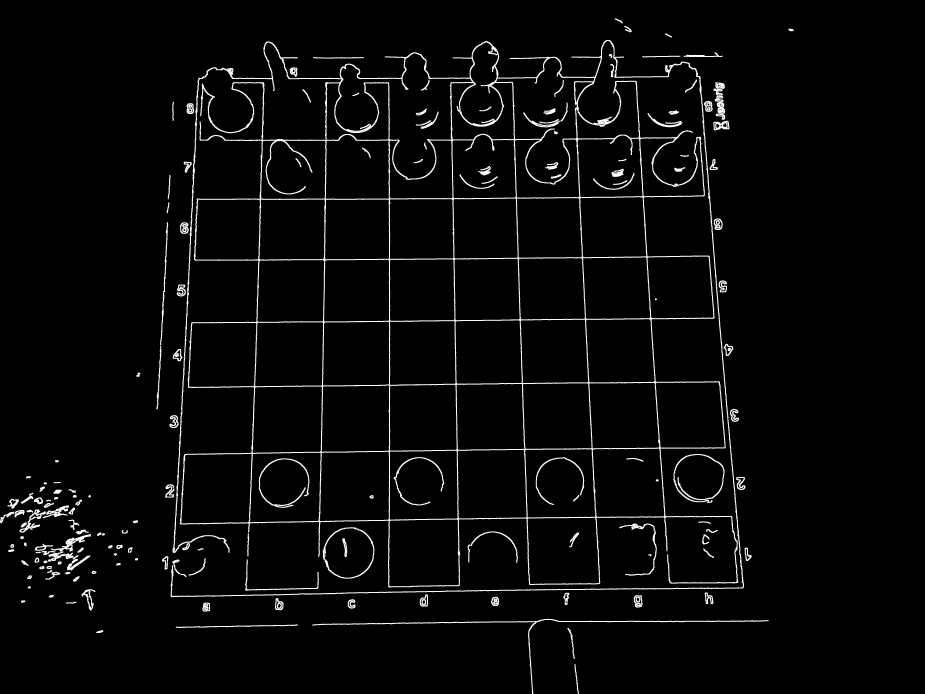
#> input picture examples/dilated.jpg, 4624 x 3468 px (shown at 1/5 size)
$ python edge_detection_v2.py examples/dilated.jpg
#> lines starting #> are read from the running program, lines starting #| are printed output that depends on the picture; after the words box and inside, x2 and y2 are one past the last pixel; in counts of white or black regions, pixels touching at a corner belong together
import cv2
import numpy as np
import argparse

def wait_key():
    # Esperar por uma tecla ou fechar a janela após 30 segundos
    if cv2.waitKey(30000) & 0xFF == ord('q'):
        pass

# Configurar o parser de argumentos
parser = argparse.ArgumentParser(description="Detecção de linhas em uma imagem de tabuleiro de xadrez.")
parser.add_argument("imagem_caminho", type=str, help="Caminho para a imagem do tabuleiro de xadrez.")
args = parser.parse_args()

# Carregar a imagem
img = cv2.imread(args.imagem_caminho)
#> img is the input picture: shape (3468, 4624, 3); min 0, max 255, mean 8.1

# Verificar se a imagem foi carregada corretamente
if img is None:
    print(f"Erro: Não foi possível carregar a imagem '{args.imagem_caminho}'")
else:
    cv2.namedWindow("output", cv2.WINDOW_NORMAL)

    # Converter para escala de cinza
    gray = cv2.cvtColor(img, cv2.COLOR_BGR2GRAY)

    # Aplicar filtro de mediana para reduzir ruído
    # median_blurred = cv2.medianBlur(gray, 7)

    # Aplicar filtro Gaussian para suavizar ainda mais a imagem
    blurred = cv2.GaussianBlur(gray, (7, 7), 0)

    # Aplicar operação morfológica (closing) para remover pequenos buracos e sombras
    kernel = np.ones((5, 5), np.uint8)
    morphed = cv2.morphologyEx(blurred, cv2.MORPH_CLOSE, kernel)

    # Detectar as bordas usando Canny
    edges = cv2.Canny(morphed, 50, 150, apertureSize=3, L2gradient=True)
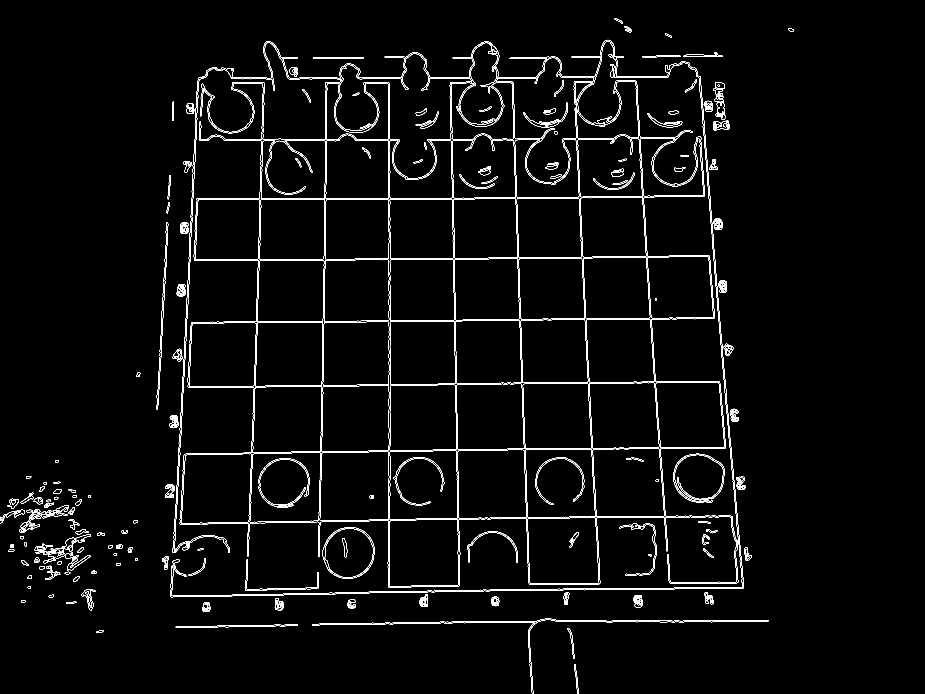
#> edges: shape (3468, 4624) (shown at 1/5 size); 1.1% white in thin lines or dots, all inside (x1, y1, x2, y2) = (0, 92, 3968, 3468)

    # Aplicar dilatação para fechar pequenas lacunas nas bordas
    kernel = np.ones((3, 3), np.uint8)
    dilated = cv2.dilate(edges, kernel, iterations=2)  # Aumentar a iteração para fechar mais lacunas
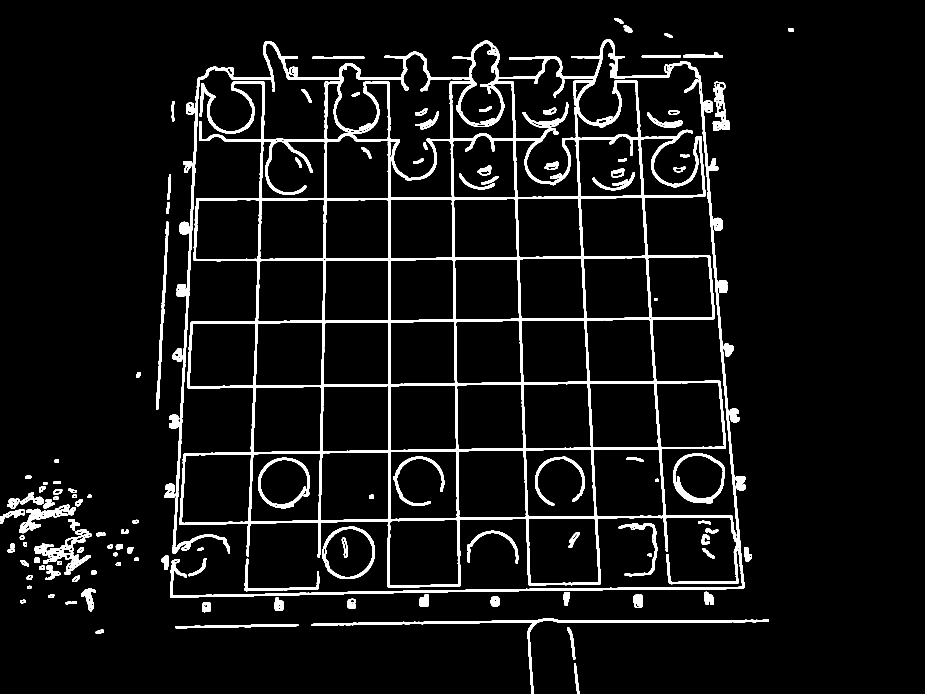
#> dilated: shape (3468, 4624) (shown at 1/5 size); 5.7% white; 144 white regions, largest, box (x1, y1, x2, y2) and area: (850, 197, 3722, 2988) 629690, (1559, 3092, 3845, 3468) 27645, (172, 2668, 457, 2854) 13814

    # Aplicar Transformada de Hough para detectar as linhas
    lines = cv2.HoughLinesP(dilated, 1, np.pi / 180, threshold=100, minLineLength=100, maxLineGap=20)
#> lines = 1002 rows, first 6: [1943, 2965, 1943, 386], [851, 2981, 3410, 2937], [871, 2619, 3136, 2580], [1233, 2980, 1323, 387], [2256, 385, 2293, 2506], [1232, 2980, 1301, 1006]

    # Verificar se linhas foram detectadas
    if lines is not None:
        # Desenhar as linhas detectadas na imagem original
        for line in lines:
            x1, y1, x2, y2 = line[0]
            cv2.line(img, (x1, y1), (x2, y2), (0, 255, 0), 2)
#> this loop made 1002 passes
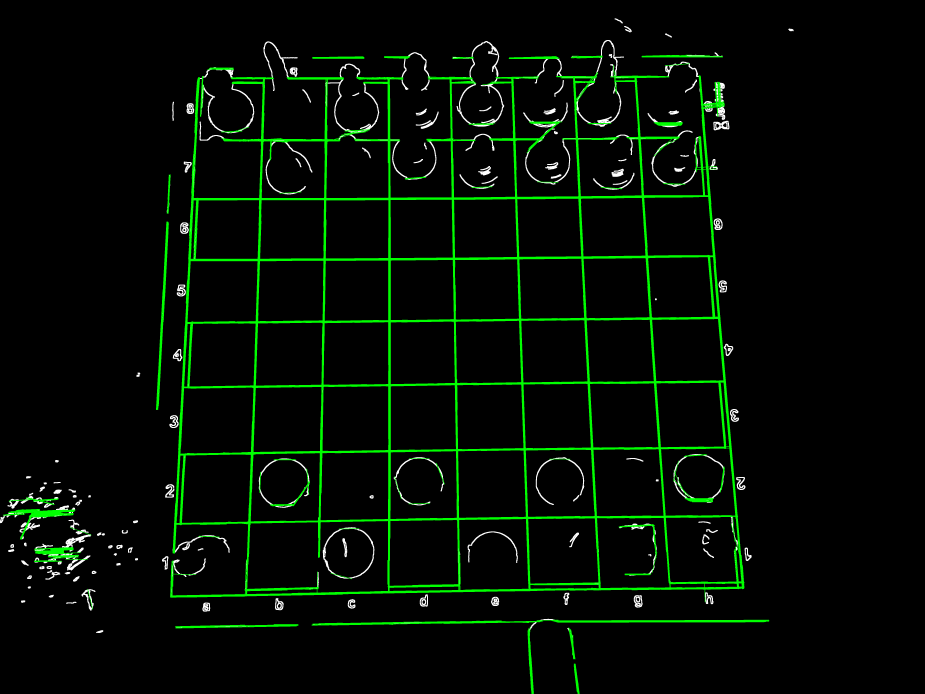
#> img: shape (3468, 4624, 3) (shown at 1/5 size); mean B, G, R 3, 13.9, 3

    # Mostrar as imagens intermediárias
    cv2.imshow("output", gray)
    wait_key()
#> (key q is pressed here)

    cv2.imshow("output", blurred)
    wait_key()
#> (key Esc is pressed here)

    cv2.imshow("output", morphed)
    wait_key()

    cv2.imshow("output", edges)
    wait_key()

    cv2.imshow("output", dilated)
    wait_key()

    # Exibir a imagem original com as linhas detectadas
    cv2.imshow("output", img)
    wait_key()
    cv2.destroyAllWindows()
